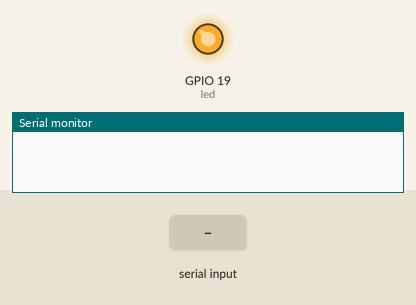
The sketch below on a simulated ESP32. Parts: output pins drawn as LEDs (lit = HIGH), the last lines printed to the serial monitor. The inputs (shaded band) are chosen by the test bench. The modem accepts every AT command (registered, SIM ready, sends succeed) and sends nothing else.

Above: at 2.6 s.
At 8.7 s:
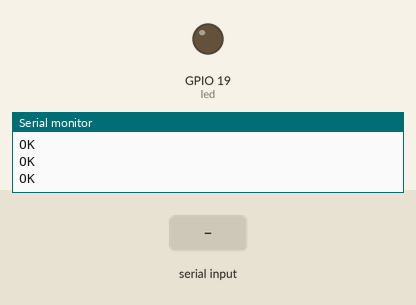
8.8 s: "ON" received over the second serial link
11.3 s: "1" received over the second serial link
Timing chart, 0 to 14.3 s (numbered marks = the images above; inputs shaded):
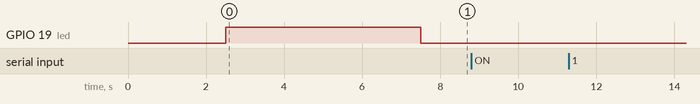

The sketch:

RYLR998_RX.ino
```cpp
//========================  RECEPTOR ===============================
//String lora_band = "865000000"; //Banda de frecuencia en (Hz) de 865hz para Europa
String lora_band = "923000000"; //Banda de frecuencia en (Hz) de 965mhz para America. En peru se usa la 923mhz por que bitel tiene la 915mhz por error del mtc: https://www.facebook.com/smelpro/posts/2547552988855874/?comment_id=2547592392185267
String lora_networkid = "18";   //Identificación de la red Lora
String lora_address = "2";      //Dirección de Lora
//String lora_RX_address = "1";   //Dirección del modulo receptor

int led = 19;

String textoEntrada;

void setup()
{

  pinMode(led,OUTPUT);
  Serial2.begin(115200,SERIAL_8N1, 16,17); //16 es el pin RX y 17 el pin TX del esp32 devkitc v1 y v4

  //Serial2.begin(115200,SERIAL_8N1, 40,41); //40 es el pin RX y 41 el pin TX del esp32 devkitc v4.
  Serial.begin(115200);
  delay(1500);


  // * Nota: Se configuro la banda, networkid y address a travez de comandos AT usando el usb ttl conversor ftdi
  Serial2.println("AT+BAND=" + lora_band);
  delay(500);
  Serial2.println("AT+NETWORKID=" + lora_networkid);
  delay(500);
  Serial2.println("AT+ADDRESS=" + lora_address);

     //Test led:
    digitalWrite(led, HIGH);
    delay(5000);
    Serial.println("done");
    digitalWrite(led, LOW);
}

void loop(){
  if(Serial2.available()) {

    textoEntrada = Serial2.readString();
    Serial.println(textoEntrada);

    if(textoEntrada.indexOf("ON") > 0) {
      digitalWrite(led, HIGH);
      delay(3000);
      digitalWrite(led, LOW);
    }


  }
}
```
